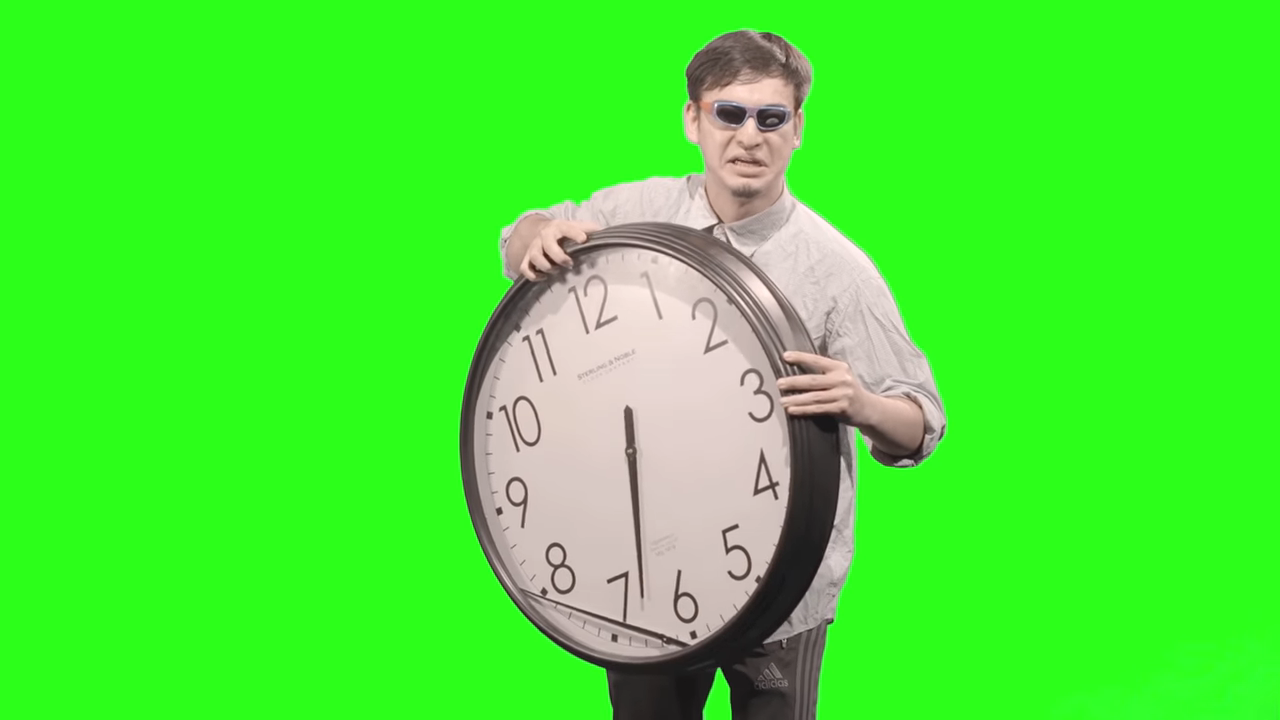
#> input picture Exercises_Week1_1/ittsp.png, 1280 x 720 px
$ jupyter execute Weeklyproj_part2.ipynb
#> lines starting #> are read from the running program, lines starting #| are printed output that depends on the picture; after the words box and inside, x2 and y2 are one past the last pixel; in counts of white or black regions, pixels touching at a corner belong together
[cell 1]
import cv2
import numpy as np
import imutils
from matplotlib import pyplot as plt

[cell 2]
bgr_img = cv2.imread("ittsp.png")
#> bgr_img is the input picture: shape (720, 1280, 3); mean B, G, R 55, 233, 73.4
b,g,r = cv2.split(bgr_img)       # get b,g,r
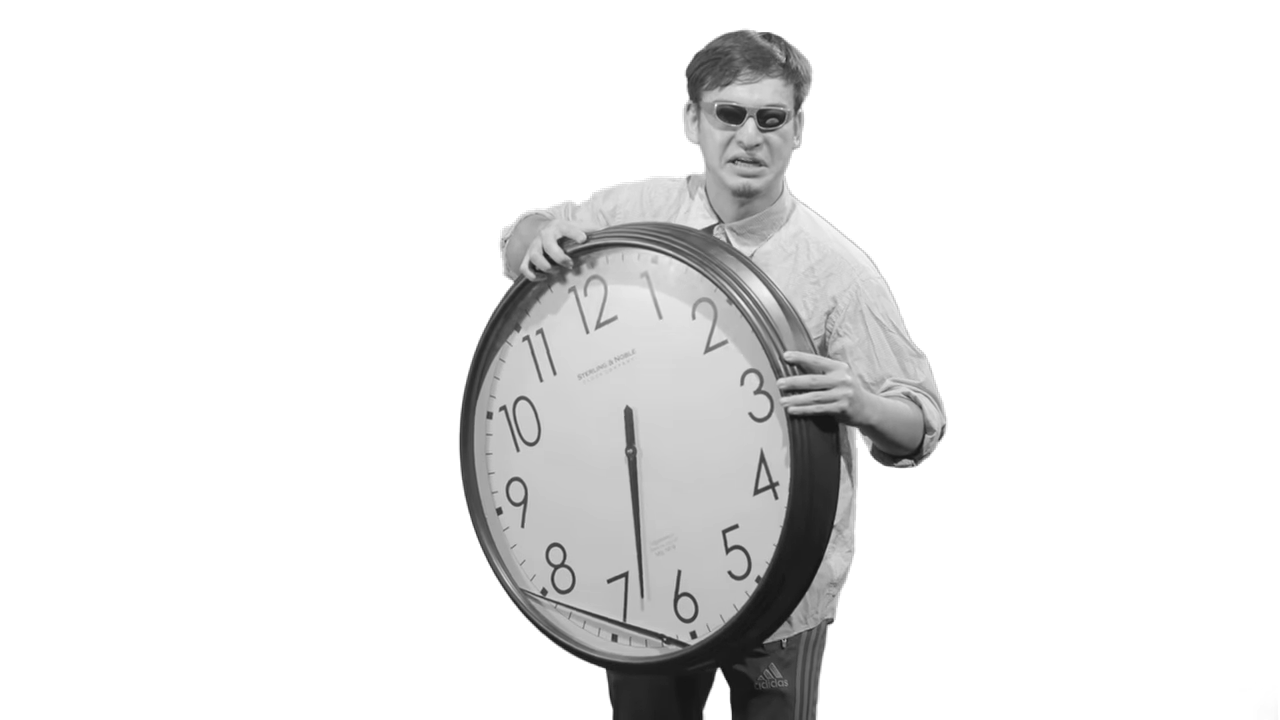
#> g: shape (720, 1280); min 12, max 255, mean 233
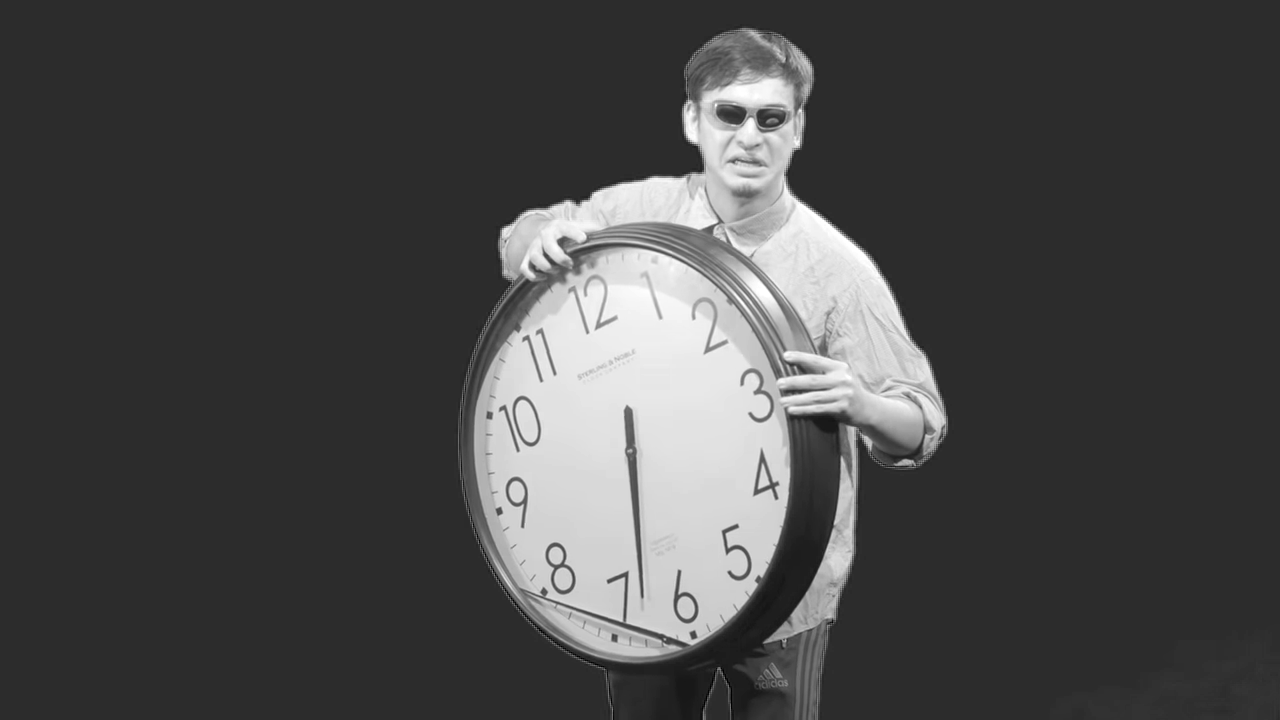
#> r: shape (720, 1280); min 0, max 255, mean 73.4
image = cv2.merge([r,g,b])
(h, w, d) = image.shape
#> h = 720; w = 1280; d = 3
print("width={}, height={}, depth={}".format(w, h, d))
#| width=1280, height=720, depth=3

[cell 3]
hsv = cv2.cvtColor(image,cv2.COLOR_BGR2HSV)
#> hsv: shape (720, 1280, 3); mean H, S, V 73.1, 184.3, 236.5
kernel = np.ones((5,5),np.uint8)  #

lowerBound = np.array([35,43,46])
upperBound = np.array([77,255,255])
#lowerBound = np.array([100,80,0])
#upperBound = np.array([255,255,255])
mask = cv2.inRange(hsv,lowerBound,upperBound);
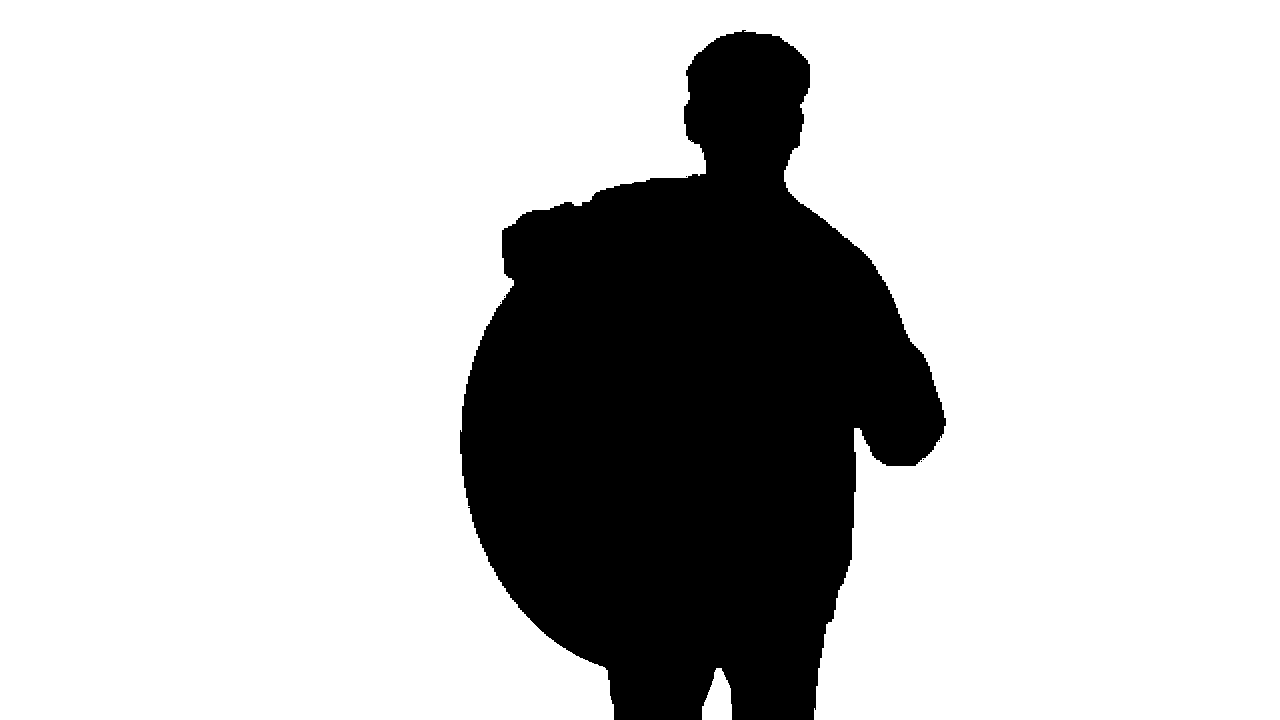
#> mask: shape (720, 1280); 77.7% white; 7 black regions (6 under 20 px), largest, box (x1, y1, x2, y2) and area: (460, 30, 946, 720) 205803
image_result = cv2.bitwise_and(image,image,mask=mask)
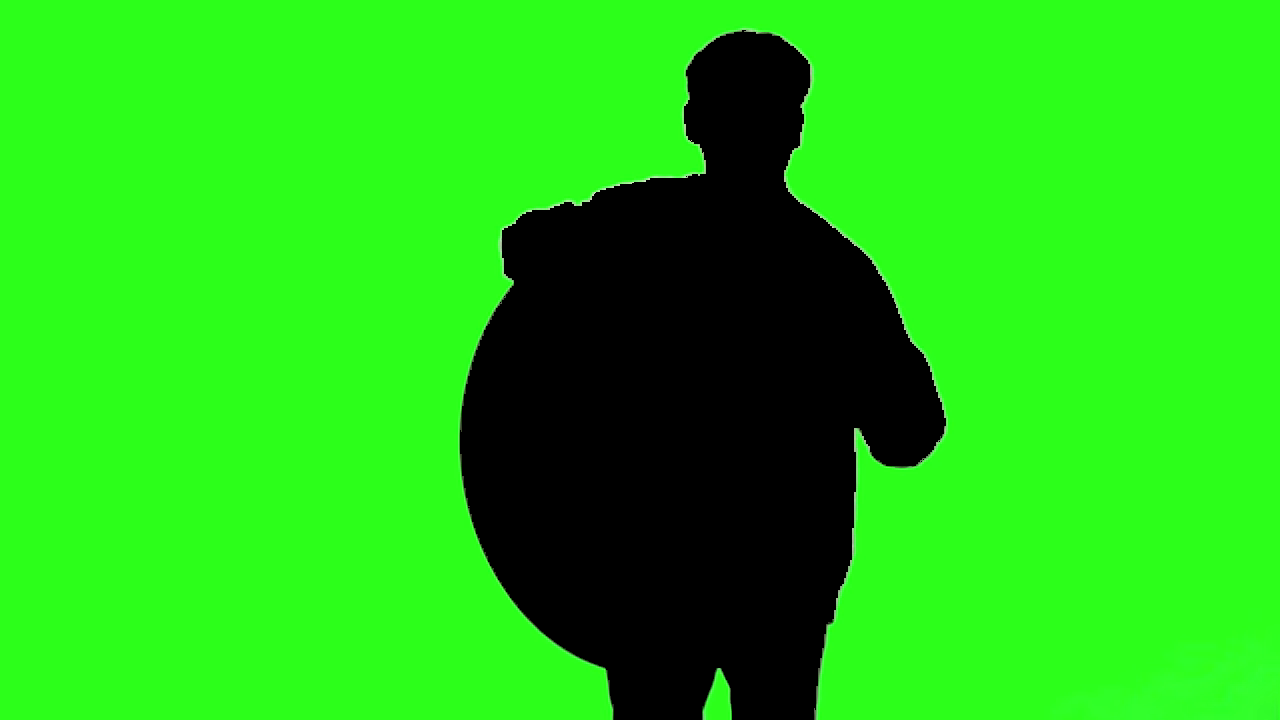
#> image_result: shape (720, 1280, 3); mean R, G, B 34.6, 197.7, 20.8
plt.imshow(image_result)

[cell 4]
kernel = np.ones((9,9),np.uint8)
opening = cv2.morphologyEx(image_result, cv2.MORPH_OPEN, kernel)
plt.imshow(opening)
